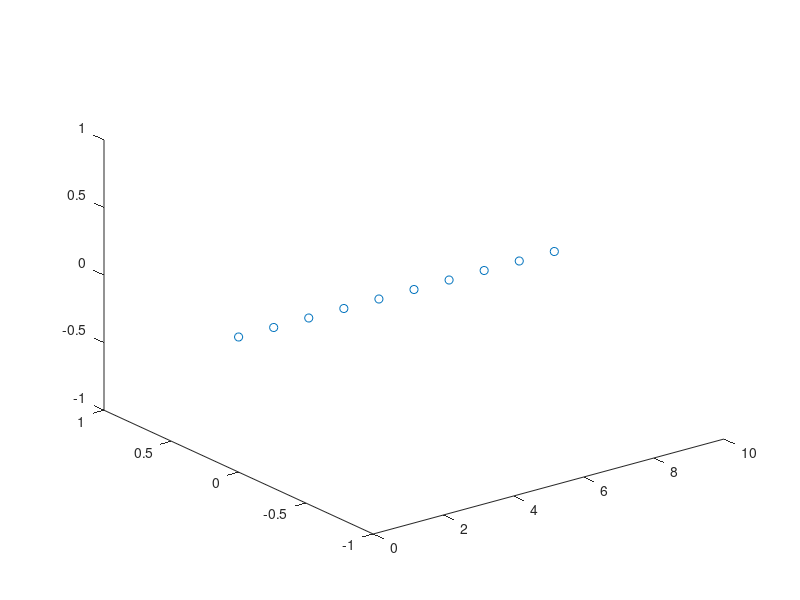

This chart was generated by the following MATLAB code: (Note: this script raises an error after producing the figure.)
% 参数设置
fs = 20000; % 采样率 20kHz
f = 5000; % 信号频率 5000Hz
c = 1500; % 声速 1500 m/s
d = 1; % 阵元间距（10m长的线阵，共10个元素）
theta0 = 30; % 信号入射角度 30°
N = 10; % 阵元数量
T_signal = 0.14; % 信号时长
T_total = 2.1; % 总时长（包括补零）
angles = -90:10:90; % 角度范围 -90° 到 90°
P_r = [(0:(N-1))*d; zeros(1,N); zeros(1,N)]; % 阵列三维坐标
figure;
plot3(P_r(1,:), P_r(2,:), P_r(3,:), 'o')

% 生成信号
t = 0:1/fs:T_signal-1/fs; % 信号时间向量
signal = sin(2*pi*f*t); % 正弦信号
signal_padded = [zeros(1,fs), signal, zeros(1,fs)]; % 补零

% % 仿真阵元域数据
t_total = 0:1/fs:T_total-1/fs; % 总时间向量
L = length(t_total);
fft_len = 2^nextpow2(L); % FFT长度
% element_signals = zeros(N, length(t_total)); % 初始化阵元信号矩阵
% for i = 1:N
%     delay = (i-1)*d*sind(theta)/c; % 计算时延
%     delay_samples = round(delay * fs)+1; % 时延转换为样本数
%     element_signals(i,:) = apply_delay(signal_padded, delay_samples);
% end
% figure;
% plot(t_total, element_signals'+(0:N-1)*2);

% 时延波束形成
beamformed_signals_time_domain = zeros(length(angles), L); % 初始化时域波束形成信号矩阵
phi = 0; % 俯仰角
fk = (0:fft_len-1).'/fft_len *fs;
for a = 1:length(angles)
    theta = angles(a);
    % beamformed_signal_time_domain = zeros(1, L);

    ksc = 2* pi* fk/ c;
    pve_B = beamscp(ksc, P_r, theta, phi);
    pve_B0 = beamscp(ksc, P_r, theta0, phi);
    BF = sum(conj(pve_B) .* pve_B0,1);
    % delay = (i-1)*d*sind(theta)/c; % 计算时延
    % delay_samples = round(delay * fs); % 时延转换为样本数
    % element_signal = apply_delay(element_signals(i,:), delay_samples);
    element_signal_fft = fft(signal_padded, fft_len, 2); % 计算FFT
    beamformed_signal_freq_domain = sum(BF .* element_signal_fft,1);

    beamformed_signal_time_domain = real(ifft(beamformed_signal_freq_domain, fft_len, 2, 'symmetric')); % 计算IFFT
    beamformed_signals_time_domain(a,:) = beamformed_signal_time_domain(1:L); % 截取有效部分
end

% 输出波束域数据
figure;
plot(t_total, (beamformed_signals_time_domain).'+angles);
xlabel('Time (s)');
ylabel('Amplitude');
title('Time-domain Beamformed Signal');
save('BD.mat', 't_total', 'beamformed_signals_time_domain');